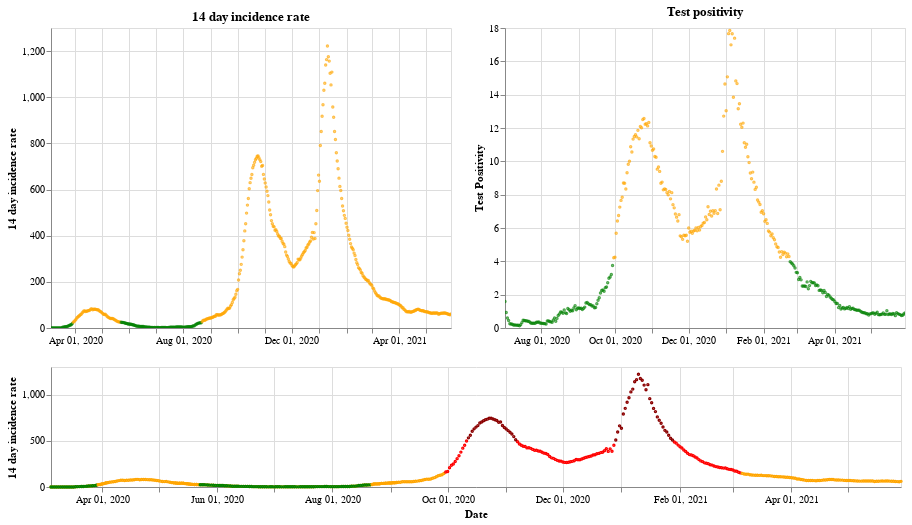

The cell this chart's notebook holds for it:
### Markdown cell above
## Northern Ireland

### Code cell
plot_traffic_light('Northern Ireland')

### Figure 1 — Vega-Lite specification as saved in the notebook (floating-point values rounded to 4 significant figures; data arrays with more than 128 entries replaced by an {"elided": "..."} marker saying what was removed)
{"config": {"view": {"continuousWidth": 400, "continuousHeight": 300}}, "vconcat": [{"hconcat": [{"mark": {"type": "point", "size": 2}, "encoding": {"color": {"condition": {"value": "green", "test": "(datum.twoWeeklyCasesRate <= 25)"}, "value": "orange"}, "tooltip": [{"type": "nominal", "field": "areaName"}, {"type": "temporal", "field": "date"}, {"type": "quantitative", "field": "twoWeeklyCasesRate"}, {"type": "quantitative", "field": "testPositivity"}], "x": {"type": "temporal", "axis": {"title": ""}, "field": "date", "scale": {"domain": {"selection": "DateBrush"}}, "timeUnit": "yearmonthdate"}, "y": {"type": "quantitative", "axis": {"title": "14 day incidence rate"}, "field": "twoWeeklyCasesRate"}}, "title": "14 day incidence rate", "width": 400}, {"mark": {"type": "point", "size": 2}, "encoding": {"color": {"condition": {"value": "green", "test": "(datum.testPositivity <= 4)"}, "value": "orange"}, "tooltip": [{"type": "nominal", "field": "areaName"}, {"type": "temporal", "field": "date"}, {"type": "quantitative", "field": "twoWeeklyCasesRate"}, {"type": "quantitative", "field": "testPositivity"}], "x": {"type": "temporal", "axis": {"title": ""}, "field": "date", "scale": {"domain": {"selection": "DateBrush"}}, "timeUnit": "yearmonthdate"}, "y": {"type": "quantitative", "axis": {"title": "Test Positivity"}, "field": "testPositivity"}}, "title": "Test positivity", "width": 400}]}, {"layer": [{"mark": {"type": "point", "size": 2}, "encoding": {"color": {"condition": {"value": "orange", "test": "((50 && datum.twoWeeklyCasesRate) < 150)"}, "value": "red"}, "opacity": {"condition": {"value": 1, "test": "((50 && datum.twoWeeklyCasesRate) < 500)"}, "value": 0}, "tooltip": [{"type": "nominal", "field": "areaName"}, {"type": "temporal", "field": "date"}, {"type": "quantitative", "field": "twoWeeklyCasesRate"}, {"type": "quantitative", "field": "testPositivity"}], "x": {"type": "temporal", "axis": {"title": "Date"}, "field": "date", "timeUnit": "yearmonthdate"}, "y": {"type": "quantitative", "axis": {"title": "14 day incidence rate"}, "field": "twoWeeklyCasesRate"}}, "selection": {"DateBrush": {"type": "interval", "encodings": ["x"], "fields": ["Time"]}}, "width": 850}, {"mark": {"type": "point", "size": 2}, "encoding": {"color": {"value": "darkred"}, "opacity": {"condition": {"value": 1, "test": "(datum.twoWeeklyCasesRate >= 500)"}, "value": 0}, "tooltip": [{"type": "nominal", "field": "areaName"}, {"type": "temporal", "field": "date"}, {"type": "quantitative", "field": "twoWeeklyCasesRate"}, {"type": "quantitative", "field": "testPositivity"}], "x": {"type": "temporal", "axis": {"title": "Date"}, "field": "date", "timeUnit": "yearmonthdate"}, "y": {"type": "quantitative", "axis": {"title": "14 day incidence rate"}, "field": "twoWeeklyCasesRate"}}, "width": 400}, {"mark": {"type": "point", "size": 2}, "encoding": {"color": {"condition": {"value": "green", "test": "((4 && datum.twoWeeklyCasesRate) < 25)"}, "value": "orange"}, "opacity": {"condition": {"value": 1, "test": "(datum.twoWeeklyCasesRate < 50)"}, "value": 0}, "tooltip": [{"type": "nominal", "field": "areaName"}, {"type": "temporal", "field": "date"}, {"type": "quantitative", "field": "twoWeeklyCasesRate"}, {"type": "quantitative", "field": "testPositivity"}], "x": {"type": "temporal", "axis": {"title": "Date"}, "field": "date", "timeUnit": "yearmonthdate"}, "y": {"type": "quantitative", "axis": {"title": "14 day incidence rate"}, "field": "twoWeeklyCasesRate"}}, "width": 400}], "height": 120, "width": 800}], "data": {"name": "data-691df49e86a307be1605ae294b3f27e5"}, "$schema": "https://vega.github.io/schema/vega-lite/v4.8.1.json", "datasets": {"data-691df49e86a307be1605ae294b3f27e5": {"elided": "451 records"}}}
